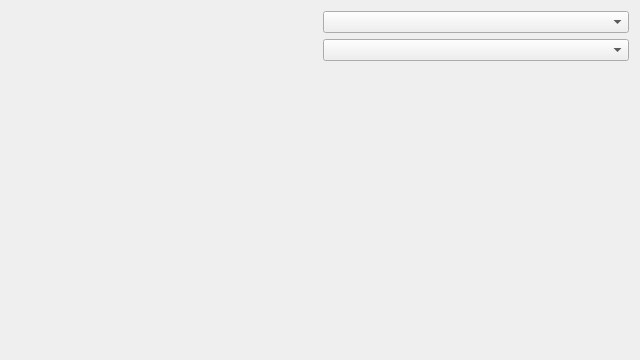
<?xml version="1.0" encoding="UTF-8"?>
<ui version="4.0">
 <class>Form</class>
 <widget class="QWidget" name="Form">
  <property name="geometry">
   <rect>
    <x>0</x>
    <y>0</y>
    <width>640</width>
    <height>360</height>
   </rect>
  </property>
  <property name="windowTitle">
   <string>Form</string>
  </property>
  <layout class="QHBoxLayout" name="horizontalLayout_2">
   <item>
    <layout class="QVBoxLayout" name="verticalLayout_left">
     <item>
      <widget class="QWidget" name="GraphView" native="true"/>
     </item>
    </layout>
   </item>
   <item>
    <layout class="QVBoxLayout" name="verticalLayout_right">
     <item>
      <widget class="QComboBox" name="AxsSelector"/>
     </item>
     <item>
      <widget class="QComboBox" name="ElementsSelector"/>
     </item>
     <item>
      <widget class="QWidget" name="Settings" native="true"/>
     </item>
    </layout>
   </item>
  </layout>
 </widget>
 <resources/>
 <connections/>
</ui>
